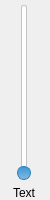
<?xml version="1.0" encoding="UTF-8"?>
<ui version="4.0">
 <class>LabeledSlider</class>
 <widget class="QFrame" name="LabeledSlider">
  <property name="geometry">
   <rect>
    <x>0</x>
    <y>0</y>
    <width>50</width>
    <height>200</height>
   </rect>
  </property>
  <property name="windowTitle">
   <string>Frame</string>
  </property>
  <property name="styleSheet">
   <string notr="true">QFrame {
	border: none;
}</string>
  </property>
  <layout class="QGridLayout" name="gridLayout">
   <property name="leftMargin">
    <number>0</number>
   </property>
   <property name="topMargin">
    <number>0</number>
   </property>
   <property name="rightMargin">
    <number>0</number>
   </property>
   <property name="bottomMargin">
    <number>0</number>
   </property>
   <item row="1" column="0" alignment="Qt::AlignHCenter">
    <widget class="QLabel" name="label">
     <property name="text">
      <string>Text</string>
     </property>
    </widget>
   </item>
   <item row="0" column="0" alignment="Qt::AlignHCenter">
    <widget class="QSlider" name="verticalSlider">
     <property name="styleSheet">
      <string notr="true">QSlider::groove:vertical {
	width: 4px;
	background-color: #fefefe;
	border: 1px solid #c4c4c4;
	margin: 5px 0;
	border-radius: 2px;
}

QSlider::handle:vertical {
	height: 12px;
	/*background-color: #3498db;*/
	background-color: qlineargradient(x1:0, y1:0, x2:0, y2:1, stop:0 #3498db, stop:1 #8bb7d9);
	border: 1px solid #2980b9;
	margin: -6px -5px;
	border-radius: 7px;
}

QSlider::add-page:vertical {
	margin: 0 1px 6px;
	background-color: qlineargradient(x1:0, y1:0, x2:0, y2:1, stop:0 #edf9ff, stop:1 #c2e0f4);
	border-radius: 2px;
}</string>
     </property>
     <property name="singleStep">
      <number>1</number>
     </property>
     <property name="orientation">
      <enum>Qt::Vertical</enum>
     </property>
    </widget>
   </item>
  </layout>
 </widget>
 <resources/>
 <connections/>
</ui>
